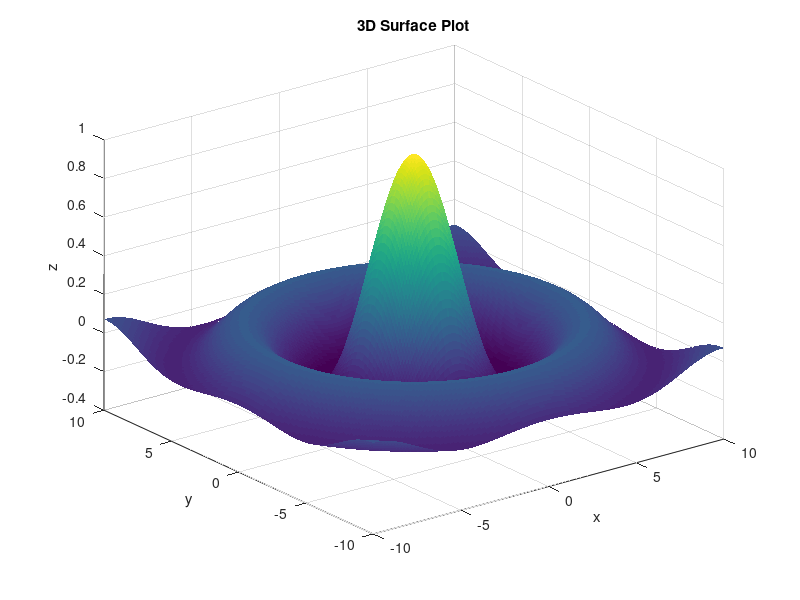

Reproduce this figure in MATLAB. (Note: this script raises an error after producing the figure.)
%% Prob #1
fprintf('[ Prob 1 ]\n')

% (1) 연산 수행
(16.5^2 * sqrt(8.4 - sqrt(70))) / (4.3^2 - 17.3)


% (2) 연산 수행
15 * ((sqrt(10) + 3.7^2) / (log10(1365) + 1.9))

pause
%% Prob #2
fprintf('[ Prob 2 ]\n')


% 정육면체의 한 변의 길이
side_length = 29; % cm

% (1) 구의 반지름 구하기 (겉넓이가 같은 구)
surface_area_cube = 6 * (side_length^2);
radius_equal_surface = sqrt(surface_area_cube / (4 * pi))

% (2) 구의 반지름 구하기 (부피가 같은 구)
volume_cube = side_length^3;
radius_equal_volume = ((3 * volume_cube) / (4 * pi))^(1/3)

pause

%% Prob #3
fprintf('[ Prob 3 ]\n')

% (1)
A1 = [0 0 0 0 0; 0 3 7 -48 0; 0 2 7 -40 0; 0 1 7 -32 0]

% (2)
A2 = [[zeros(1,3); ones(2,3)] 2*eye(3)]
pause
%% Prob #4
fprintf('Prob #4\n')

% 벡터 정의
u = [4, 5, -4];
v = [-8, -2.2, 3];

% (1) sum 함수 사용한 내적
sum(u .* v)


% (2) 행렬 곱 이용
u * v'

% (3) dot 함수 사용
dot(u, v)

pause
%% Prob #5
fprintf('[Prob 5]\n')

x = -10:0.1:10;
y = -10:0.1:10;

x = x+ (x==0) * eps;
y = y + (y==0) * eps;

% x와 y 정의
[X, Y] = meshgrid(x, y);
Z = sin(sqrt(X.^2 + Y.^2)) ./ sqrt(X.^2 + Y.^2);


% 3D 표면 플롯
surf(X, Y, Z, 'EdgeColor','none')
title('3D Surface Plot')
xlabel('x')
ylabel('y')
zlabel('z')

% (2) 조건에 해당하는 (x, y) 개수 구하기
count = sum(sum((z > 0.5) & (z < 0.55)));
disp(count)

%% Prob #6
fprintf('[Prob 6]\n')

% 사용자로부터 a, b, c 입력받기
a = input('Enter the coefficient a: ');
b = input('Enter the coefficient b: ');
c = input('Enter the coefficient c: ');

% 판별식 계산
D = b^2 - 4*a*c;

% 해 계산 및 출력
if D > 0
    root1 = (-b + sqrt(D)) / (2*a);
    root2 = (-b - sqrt(D)) / (2*a);
    fprintf('The equation has two roots: %.2f and %.2f\n', root1, root2);
elseif D == 0
    root = -b / (2*a);
    fprintf('The equation has one root: %.2f\n', root);
else
    fprintf('The equation has two complex roots.\n');
end

clear; clc; close all;
%% Prob #7
clear; clc; close all;

% (1) ln(1+x) 테일러 급수 구현
x = input('Enter the value of x: ');
n = input('Enter the number of terms: ');

% 테일러 급수 합 계산
Sn = 0; 
for k = 1:n
    term = ((-1)^(k+1) * x^k) / k;
    Sn = Sn + term;
    if k > 1
        E = abs(Sn - S_prev) / abs(S_prev); % 오차 계산
        if E < 1e-6
            break
        end
    end
    S_prev = Sn;
end
fprintf('The Taylor series approximation of ln(1+%.2f) is %.4f\n', x, Sn);

%% (2) 그래프 그리기
n = input('Enter the number of terms: ')

x_range = -1:0.01:2;  % x 값의 범위 설정
f_x = log(1 + x_range);  % 실제 ln(1+x) 값 계산
f_n = zeros(size(x_range));  % 초기화


for i = 1:length(x_range)    % 각 x_range의 값에 대해 f_n 계산
    current_x = x_range(i);  % 현재 x 값 설정
    Sn = 0;  % 초기화
    for k = 1:n
        term = ((-1)^(k+1) * current_x^k) / k;  % 각 항 계산
        Sn = Sn + term;  % 현재 항을 더하기
    end
    f_n(i) = Sn;  % 계산된 값 저장
end

plot(x_range, f_x, 'k', x_range, f_n, 'r')
legend('ln(1+x)', 'Taylor series expansion')
xlabel('x')
ylabel('f(x)')
title(sprintf('Taylor Series Expansion with n=%d', n))

pause
